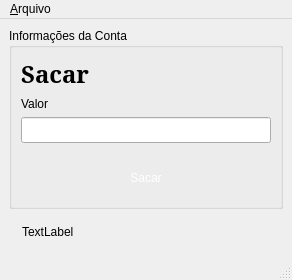
<?xml version="1.0" encoding="UTF-8"?>
<ui version="4.0">
 <class>MainWindow</class>
 <widget class="QMainWindow" name="MainWindow">
  <property name="geometry">
   <rect>
    <x>0</x>
    <y>0</y>
    <width>292</width>
    <height>279</height>
   </rect>
  </property>
  <property name="windowTitle">
   <string>MainWindow</string>
  </property>
  <widget class="QWidget" name="centralwidget">
   <layout class="QVBoxLayout" name="verticalLayout">
    <item>
     <widget class="QGroupBox" name="groupBox_3">
      <property name="title">
       <string>Informações da Conta</string>
      </property>
      <layout class="QVBoxLayout" name="verticalLayout_2">
       <item>
        <widget class="QLabel" name="lbl_nome_usuario">
         <property name="font">
          <font>
           <family>Noto Serif</family>
           <pointsize>18</pointsize>
           <weight>75</weight>
           <bold>true</bold>
          </font>
         </property>
         <property name="text">
          <string>Sacar</string>
         </property>
        </widget>
       </item>
       <item>
        <widget class="QLabel" name="label_7">
         <property name="styleSheet">
          <string notr="true">font: 10pt &quot;Calibri&quot;;</string>
         </property>
         <property name="text">
          <string>Valor</string>
         </property>
        </widget>
       </item>
       <item>
        <widget class="QLineEdit" name="inp_valor">
         <property name="styleSheet">
          <string notr="true">font: 10pt &quot;Calibri&quot;;
padding: 4px;
margin-bottom: 10px;</string>
         </property>
        </widget>
       </item>
       <item>
        <widget class="QPushButton" name="btn_sacar">
         <property name="styleSheet">
          <string notr="true">font: 10pt &quot;Calibri&quot;;
padding: 8px;
background-color: '#00C569'; 
color: white;
border: none;
margin: 4px 0;</string>
         </property>
         <property name="text">
          <string>Sacar</string>
         </property>
        </widget>
       </item>
       <item>
        <spacer name="verticalSpacer_2">
         <property name="orientation">
          <enum>Qt::Vertical</enum>
         </property>
         <property name="sizeHint" stdset="0">
          <size>
           <width>20</width>
           <height>40</height>
          </size>
         </property>
        </spacer>
       </item>
      </layout>
     </widget>
    </item>
    <item>
     <widget class="QLabel" name="lbl_mensagem">
      <property name="styleSheet">
       <string notr="true">color: '#333A44';
padding: 10px;</string>
      </property>
      <property name="text">
       <string>TextLabel</string>
      </property>
     </widget>
    </item>
   </layout>
  </widget>
  <widget class="QMenuBar" name="menubar">
   <property name="geometry">
    <rect>
     <x>0</x>
     <y>0</y>
     <width>292</width>
     <height>21</height>
    </rect>
   </property>
   <widget class="QMenu" name="menu_Arquivo">
    <property name="title">
     <string>&amp;Arquivo</string>
    </property>
    <addaction name="action_Exit"/>
   </widget>
   <addaction name="menu_Arquivo"/>
  </widget>
  <widget class="QStatusBar" name="statusbar"/>
  <action name="action_Exit">
   <property name="text">
    <string>&amp;Exit</string>
   </property>
   <property name="shortcut">
    <string>Ctrl+W</string>
   </property>
  </action>
 </widget>
 <resources/>
 <connections/>
</ui>
